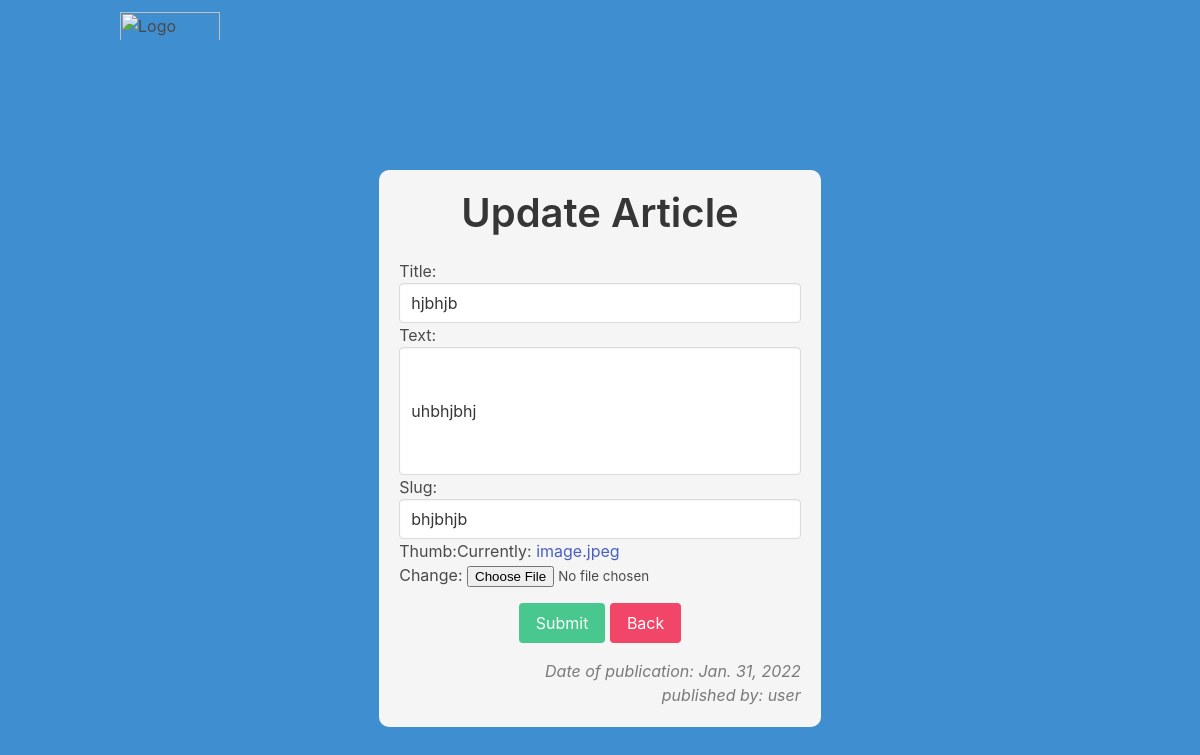
Page /bhjbhjb/edit on the committed database.
### blog/models.py (models this page shows, shortened)
class Article(models.Model):
    title = models.CharField(max_length=255)
    text = models.TextField()
    slug = models.SlugField(unique=True)
    date = models.DateField(auto_now=True)
    thumb = models.ImageField(blank=True, default='image.jpeg')
    author = models.ForeignKey(User, default=None, on_delete=models.CASCADE)
    likes = models.ManyToManyField(User, related_name='article_likes')
    dislikes = models.ManyToManyField(User, related_name='article_dislikes')

### blog/views.py (the view)
# urls.py: path('<slug>/edit', views.edit_article, name='article_edit'),
def edit_article(request, slug):
    article = Article.objects.get(slug=slug)
    form = ArticleForm(
        request.POST or None, request.FILES or None, instance=article
    )
    if form.is_valid():
        form.save()
        return redirect('blog:article_detail', slug=request.POST.get('slug'))
    return render(request, 'edit_article.html', {'form': form, 'article': article})

### blog/forms.py
class ArticleForm(forms.ModelForm):
    title = forms.CharField(widget=forms.TextInput(attrs={'class': 'input'}))
    text = forms.CharField(
        widget=forms.TextInput(attrs={'class': 'textarea', 'size': '40'})
    )
    slug = forms.CharField(widget=forms.TextInput(attrs={'class': 'input'}))
    class Meta:
        model = Article
        fields = ['title', 'text', 'slug', 'thumb']

### blog/templates/edit_article.html (shortened to what this page needs)
{% extends 'base_layout.html' %}
{% block content %}
   <form class="site-form has-background-light" method="post" enctype="multipart/form-data">
       <h2 class="title is-size-2 has-text-centered">Update Article</h2>
       {{ form }}
       <div class="has-text-centered my-4">
           <button class="button is-success" type="submit">Submit</button>
           <a href="{% url 'blog:article_detail' article.slug %}" class="button is-danger ">
               Back
           </a>
       </div>
       <div class="has-text-grey is-size-6 has-text-right is-italic">
           <p class="datetime">Date of publication: {{ article.date }}</p>
           {% if user == article.author %}
           <p class="content">published by you</p>
           {% else %}
           <p class="content">published by: {{ article.author }}</p>
           {% endif %}
       </div>
   </form>
{% endblock %}

### files/style.css (style rules this page uses)
.site-form { padding: 20px; display: block; margin: 70px auto auto; width: 40%; border-radius: 10px; }

### rows in the picture
Article: title "hjbhjb", text "uhbhjbhj", slug "bhjbhjb", date "Jan. 31, 2022", author "user"
